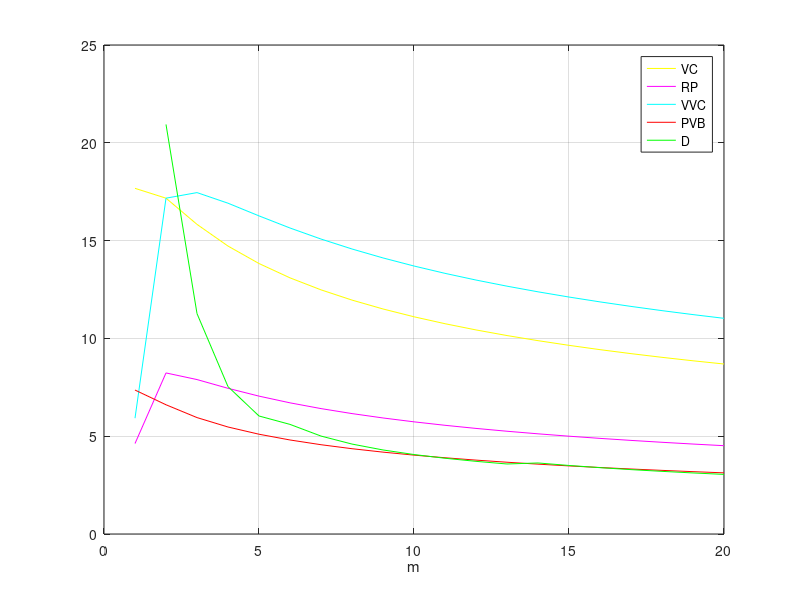

This figure's MATLAB source:
clear;

m = 1: 20;

VC = sqrt(8 * log( 4*(2.*m).^50/0.05 ) ./ m);
plot(m, VC, 'y');
hold on
grid on
xlabel('m')

RP = sqrt(2 * log(2 * m.^51) ./ m) + sqrt(2 * log(1/0.05) ./ m) + 1 ./ m;
plot(m, RP, 'm');

VVC = sqrt(16 * log(2 * m.^50 / sqrt(0.05)) ./ m);
plot(m, VVC, 'c');

PVB = (1+sqrt(1+m.*log(120 * (2*m).^50))) ./ m;
plot(m, PVB, 'r');

D = zeros(size(m));
for i = 1: size(m, 2)
	epsilon_new = 20;
	epsilon_old = 40;
	while abs(epsilon_new - epsilon_old) > 1;
		epsilon_old = epsilon_new;
		epsilon_new = sqrt( ( 4*epsilon_old*(1+epsilon_old) + log(80) + 100*log(m(i)) )/( 2*m(i) ) );
	end
	D(i) = epsilon_new;
end

plot(m, D, 'g');
%ylim([0, 2.5]);
legend('VC', 'RP', 'VVC', 'PVB', 'D');
